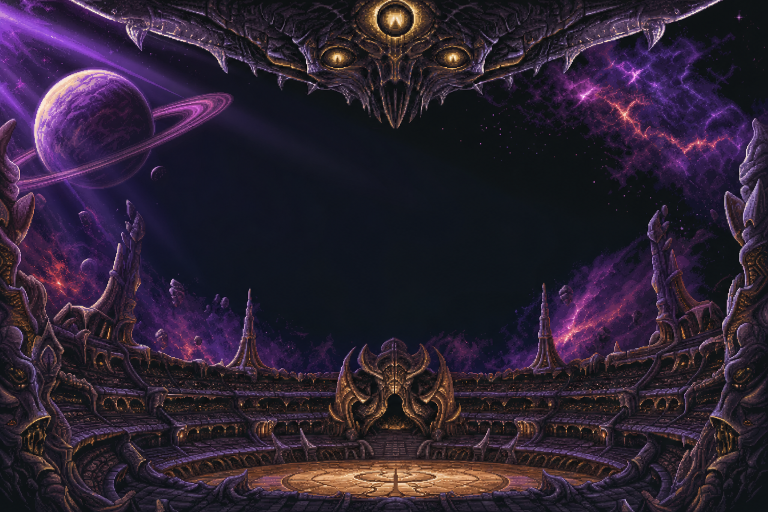
#> input picture art/gpt/screens/title_bg2.png, 1536 x 1024 px (shown at 1/2 size)
$ python make_screens.py
#> lines starting #> are read from the running program, lines starting #| are printed output that depends on the picture
### tools/neogfx.py
"""Neo Geo graphics helpers shared by the asset scripts.

Pipeline for GPT-drawn art: key out the flat background, downscale with premultiplied alpha (so no
background color bleeds into the edges), cut into 16x16 tiles, build a few 15-color palettes shared by
a whole character or stage, map every tile to its best palette, dedupe tiles (also horizontally
flipped) and encode them in C-ROM format."""
import numpy as np
from PIL import Image


# --------------------------------------------------------------------------------------------- input

# [23 lines left out: functions key_alpha, despill, not called in this run]


def downscale(rgb, alpha, scale):
    """Area-average with premultiplied alpha; returns (rgb float HxWx3, alpha HxW)."""
    h, w = alpha.shape
    nw, nh = max(1, round(w * scale)), max(1, round(h * scale))
    premul = rgb.astype(np.float64) * alpha[:, :, None]
    img = Image.fromarray(np.dstack([premul, alpha * 255]).clip(0, 255).astype(np.uint8), "RGBA")
    # BOX filter = area average; premultiplied so transparent pixels contribute nothing
    small = np.asarray(img.resize((nw, nh), Image.BOX)).astype(np.float64)
    a = small[:, :, 3] / 255.0
    color = np.where(a[:, :, None] > 0, small[:, :, :3] / np.maximum(a[:, :, None], 1e-6), 0)
    return color.clip(0, 255), a


# [29 lines left out: function components, not called in this run]


# ------------------------------------------------------------------------------------------ palettes

def to_neo(rgb):
    """RGB888 -> nearest color the Neo Geo can show (5 bits per channel + shared dark bit ≈ 6 bits)."""
    return (np.round(np.asarray(rgb, dtype=np.float64) / 255 * 31) * 255 / 31)


# [54 lines left out: functions packed15, kmeans, tile_error, build_palettes, not called in this run]


# ------------------------------------------------------------------------------------------- tiles

class TileBank:
    """Unique 16x16 index tiles (0 = transparent), deduplicated with horizontal flip."""

    def __init__(self):
        self.tiles, self.lookup = [], {}

    # [39 lines left out: functions add, crom, map_to_palette, not called in this run]

### tools/make_screens.py
#!/usr/bin/env python3
"""Screen art -> Neo Geo images: title background and logo, portraits and select icons, name plates,
HUD frames, the big arcade lettering (ROUND 1, FIGHT!, K.O. ...), intro story and ending illustrations.

  make_screens.py

Every image is its own group of frames with its own palettes. The palettes are NOT at fixed slots: the
game loads an image's palettes where the current screen needs them (screen_load() in screens.c), because
all images together need far more than the 160 palettes free for screens. build/res/screens_data.h holds
the frames, IMG_* ids, each image's palette offset/count in screen_palettes[] and screens.tiles.npy the
tiles (one bank, deduplicated across images). Missing GPT art (still being generated) falls back to a
placeholder so the game always builds."""
import os, sys
import numpy as np
from PIL import Image

sys.path.insert(0, os.path.dirname(__file__))
import neogfx as g
import ui_art as ui

ROOT = os.path.dirname(os.path.dirname(os.path.abspath(__file__)))
ART = os.path.join(ROOT, "art", "gpt")
CHARACTERS = ["vorax", "zyra", "ossk", "grumm", "krell", "nyxa", "brutok", "koral", "xal"]
PLAYABLE = CHARACTERS[:8]
KEYS = {"vorax": (255, 0, 255), "zyra": (0, 255, 0), "ossk": (255, 0, 255), "grumm": (255, 0, 255), "xal": (0, 255, 0),
        "krell": (255, 0, 255), "nyxa": (0, 255, 0), "brutok": (0, 255, 0), "koral": (255, 0, 255)}
WORDS = [["ROUND 1", "ROUND 2", "FINAL ROUND"], ["FIGHT!", "K.O.", "PERFECT"], ["TIME OVER", "YOU WIN", "YOU LOSE"],
         ["DRAW GAME", "CONTINUE?", "GAME OVER"], ["FIRST ATTACK", "COUNTER", "REVERSAL"], ["WARNING", "NEW CHALLENGER", "THE END"]]
# icon crop: face center x, y and square side, in units of a 400 px wide portrait
FACE = {"vorax": (285, 150, 230), "zyra": (255, 185, 210), "ossk": (272, 190, 170), "grumm": (262, 105, 165),
        "krell": (250, 118, 150), "nyxa": (200, 115, 165), "brutok": (248, 100, 170), "koral": (238, 105, 180),
        "xal": (195, 135, 225)}
STORY = ["intro1", "intro2", "intro3", "intro4"]


def art(path, fallback):
    p = os.path.join(ART, path)
    return p if os.path.exists(p) else os.path.join(ART, fallback)


def rgba(path, key=None, black=False):
    rgb = np.asarray(Image.open(path).convert("RGB")).astype(np.float64)
    if black:
        alpha = np.clip((rgb.max(axis=2) - 24) / 60.0, 0, 1)
    elif key:
        alpha = g.key_alpha(rgb, key)
        rgb = g.despill(rgb, alpha, key)
    else:
        alpha = np.ones(rgb.shape[:2])
    return rgb, alpha


def crop(rgb, alpha):
    ys, xs = np.nonzero(alpha > 0.5)
    return rgb[ys.min():ys.max() + 1, xs.min():xs.max() + 1], alpha[ys.min():ys.max() + 1, xs.min():xs.max() + 1]


# [4 lines left out: function fit, not called in this run]


def fullscreen(path, height=224):
    """1536x1024 painting -> 320x224, center column crop; `height` < 224 keeps the rows above a text band
    (rows 16..16+height of the full-size picture)."""
    rgb, a = rgba(path)
    h, w = a.shape
    cw = h * 320 // 224
    x0 = (w - cw) // 2
    rgb, a = g.downscale(rgb[:, x0:x0 + cw], a[:, x0:x0 + cw], 224 / h)
    if height < 224:
        top = min(16, 224 - height)
        rgb, a = rgb[top:top + height], a[top:top + height]
    return rgb, a


class Image16:
    """One image -> frames sharing up to 16 palettes. anchor: topleft, center (x centered), bottom."""

    def __init__(self, name, parts, palettes, anchor="topleft"):
        self.name, self.parts, self.palette_count, self.anchor = name, parts, palettes, anchor


# [52 lines left out: function build, not called in this run]


def main():
    images = []
    images.append(Image16("title_bg", [fullscreen(art("screens/title_bg2.png", "screens/title_bg.png"))], 16))
#> in fullscreen, `rgb, a = rgba(path)`: a: shape (1024, 1536) float64; every value is 1
#> in downscale, `premul = rgb.astype(np.float64) * alpha[:, :, None]`:
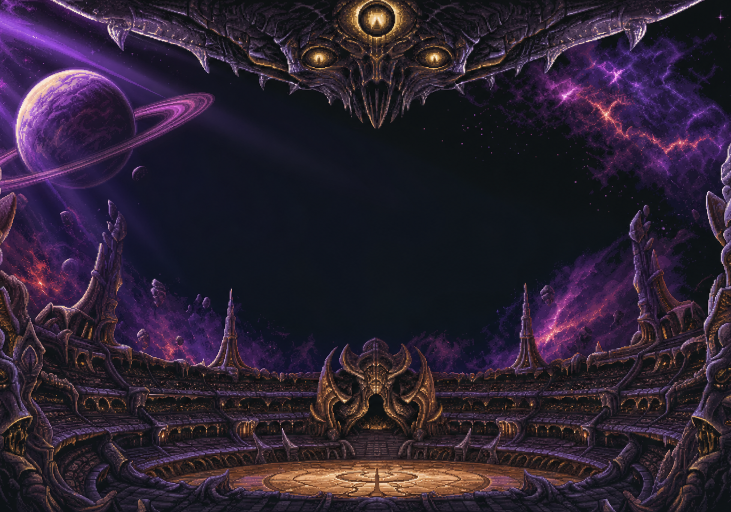
#> premul: shape (1024, 1462, 3) float64 (shown at 1/2 size); mean of channels 0, 1, 2 45.2, 33.8, 50; drawn as R, G, B
#> in downscale, `small = np.asarray(img.resize((nw, nh), Image.BOX)).astype(np.float64)`:
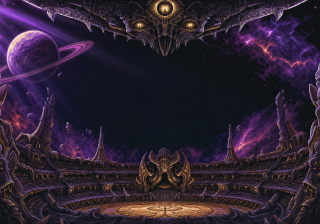
#> small: shape (224, 320, 4) float64; mean R, G, B, A 45.3, 33.9, 50.1, 255
#> in downscale, `a = small[:, :, 3] / 255.0`: a: shape (224, 320) float64; every value is 1
#> in __init__, `self.name, self.parts, self.palette_count, self.anchor = name, parts, ..`: self.name = 'title_bg'; self.palette_count = 16; self.anchor = 'topleft'
    logo = crop(*rgba(os.path.join(ART, "screens", "logo.png"), black=True))
    images.append(Image16("logo", [fit(*logo, width=288)], 12, "center"))
    for c in CHARACTERS:
        rgb, alpha = rgba(art(f"screens/portrait_{c}.png", "screens/portrait_vorax.png"), KEYS[c] if os.path.exists(os.path.join(ART, f"screens/portrait_{c}.png")) else KEYS["vorax"])
        big = g.downscale(rgb, alpha, 224 / rgb.shape[0])
        bust = (big[0][:128], big[1][:128])
        images.append(Image16(f"portrait_{c}", [big, bust], 12))
    for c in CHARACTERS:
        path = art(f"screens/portrait_{c}.png", "screens/portrait_vorax.png")
        rgb, alpha = rgba(path, KEYS[c] if os.path.exists(os.path.join(ART, f"screens/portrait_{c}.png")) else KEYS["vorax"])
        # square around the face, picked by eye per portrait (the old "top of the figure" crop showed hair,
        # horns and crystals instead of faces, 15/09/2026)
        fx, fy, fs = [int(v * rgb.shape[1] / 400) for v in FACE[c]]
        side = fs
        x0 = min(max(0, fx - side // 2), rgb.shape[1] - side)
        y0 = min(max(0, fy - side // 2), rgb.shape[0] - side)
        face = (rgb[y0:y0 + side, x0:x0 + side], alpha[y0:y0 + side, x0:x0 + side])
        icons = []
        for size in (48, 32):
            rgb_s, a_s = g.downscale(*face, size / side)
            h, w = a_s.shape
            back = np.linspace([70, 30, 90], [10, 8, 30], h)[:, None, :].repeat(w, 1)   # violet backing
            icons.append((rgb_s * a_s[..., None] + back * (1 - a_s[..., None]), np.ones((h, w))))
        images.append(Image16(f"icon_{c}", icons, 4))
    names = [ui.plate(c.upper(), 12) for c in CHARACTERS] + [ui.plate(c.upper(), 24) for c in CHARACTERS]
    names.append(ui.plate("VS", 40, top=(255, 255, 255), mid=(255, 80, 60), bottom=(120, 0, 40), italic=0.1))
    # screen titles as lettering sprites: the tall fix font in the gold timer palette read broken (14/09)
    names.append(ui.plate("SELECT YOUR FIGHTER", 13))
    names.append(ui.plate("GAME OPTIONS", 18))
    images.append(Image16("names", names, 3))
    images.append(Image16("hud", [ui.lifebar_frame(), ui.timer_shield(), ui.power_frame(), ui.select_cursor(), ui.text_band(), ui.shadow()], 4))
    parts = []
    for sheet, trio in enumerate(WORDS):
        path = os.path.join(ART, "screens", f"words{sheet}.png")
        if not os.path.exists(path):
            path = os.path.join(ART, "screens", "words0.png")
        rgb, alpha = rgba(path, black=True)
        h = rgb.shape[0]
        for k in range(3):
            band = crop(rgb[k * h // 3:(k + 1) * h // 3], alpha[k * h // 3:(k + 1) * h // 3])
            parts.append(fit(*band, width=256 if len(trio[k]) > 10 else 232, height=44))
    images.append(Image16("words", parts, 8, "center"))
    for s in STORY:
        images.append(Image16(f"story_{s}", [fullscreen(art(f"story/{s}.png", "screens/title_bg.png"), 168)], 16))
    for c in PLAYABLE:
        images.append(Image16(f"end_{c}", [fullscreen(art(f"story/end_{c}.png", "screens/title_bg.png"), 168)], 16))

    bank, frames, cells, attrs, sets, palette_words, previews = build(images)
    out_dir = os.path.join(ROOT, "build", "res"); os.makedirs(out_dir, exist_ok=True)
    np.save(os.path.join(out_dir, "screens.tiles.npy"), np.array(bank.tiles, np.uint8))
    word_ids = [w for trio in WORDS for w in trio]
    lines = ["/* generated by tools/make_screens.py */", "#ifndef SCREENS_DATA_H", "#define SCREENS_DATA_H",
             '#include "tile_bases.h"',
             "static const u16 screen_cells[] = {" + ",".join(map(str, cells)) + "};",
             "static const u8 screen_attrs[] = {" + ",".join(map(str, attrs)) + "};",
             "static const Frame screen_frames[] = {\n" + "\n".join(frames) + "\n};",
             "static const u16 screen_palettes[] = {" + ",".join(f"0x{w:04x}" for w in palette_words) + "};",
             "static const ImageSet screen_images = {screen_frames, screen_cells, screen_attrs, TILE_BASE_SCREENS};",
             "/* image: first frame, frames, first palette in screen_palettes (x16), palette count */",
             "typedef struct { u16 frame; u8 count; u16 palette; u8 palettes; } ScreenImage;"]
    lines.append("static const ScreenImage screen_image[] = {" + ", ".join(f"{{{f}, {n}, {p}, {k}}}" for _, f, n, p, k in sets) + "};")
    lines.append("enum { " + ", ".join(f"IMG_{name.upper()}" for name, *_ in sets) + ", IMG_COUNT };")
    lines.append("#define IMG_PORTRAIT(c) (IMG_PORTRAIT_VORAX + (c))")
    lines.append("#define IMG_ICON(c) (IMG_ICON_VORAX + (c))")
    lines.append("#define IMG_END(c) (IMG_END_VORAX + (c))")
    lines.append("#define IMG_STORY(n) (IMG_STORY_INTRO1 + (n))")
    lines.append(f"enum {{ NAME_SMALL = 0, NAME_BIG = {len(CHARACTERS)}, NAME_VS = {2 * len(CHARACTERS)}, NAME_TITLE_SELECT, NAME_TITLE_OPTIONS }};")
    lines.append("enum { HUD_LIFEBAR, HUD_TIMER, HUD_POWER, HUD_CURSOR, HUD_TEXT_BAND, HUD_SHADOW };")
    lines.append("enum { " + ", ".join("WORD_" + w.replace(" ", "_").replace("!", "").replace(".", "").replace("?", "") for w in word_ids) + " };")
    lines.append("#endif")
    open(os.path.join(out_dir, "screens_data.h"), "w").write("\n".join(lines) + "\n")

    # preview sheet
    width = 1000
    y, x, row_h = 0, 0, 0
    placed = []
    for name, canvas in previews:
        h, w = canvas.shape[:2]
        if x + w > width:
            x, y, row_h = 0, y + row_h + 4, 0
        placed.append((x, y, canvas)); x += w + 4; row_h = max(row_h, h)
    sheet = Image.new("RGB", (width, y + row_h), (40, 40, 60))
    for x, y, canvas in placed:
        sheet.paste(Image.fromarray(canvas.astype(np.uint8)), (x, y))
    sheet.save(os.path.join(ROOT, "preview", "screens.png"))
    print(f"screens: {len(frames)} frames, {len(bank.tiles)} tiles, {len(palette_words) // 16} palettes")


if __name__ == "__main__":
#> (the run stopped early here; a loop or call above may not have finished)
